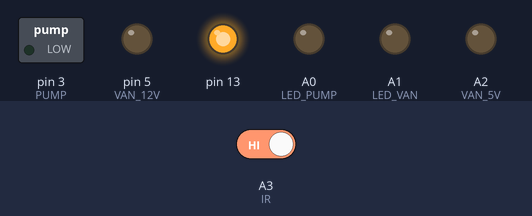
A sketch run on a simulated Arduino Uno, built with avr-gcc and run on an emulated ATmega328P. Shown: switched loads named in the sketch (green lamp = pin HIGH), output pins drawn as LEDs (lit = HIGH). The test bench sets the inputs (shaded band); at power-on: A3 (IR) HIGH.

Above: at 1.2 s.
1.3 s: A3 (IR) driven LOW
At 1.45 s:
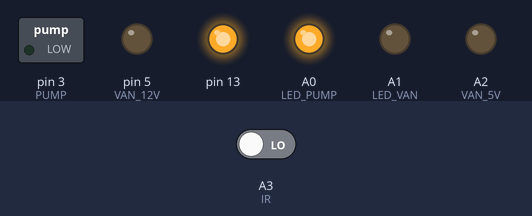
At 2.6 s:
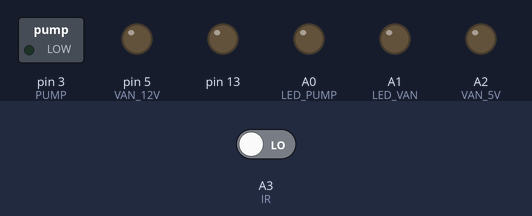
3.1 s: A3 (IR) driven HIGH
At 3.7 s:
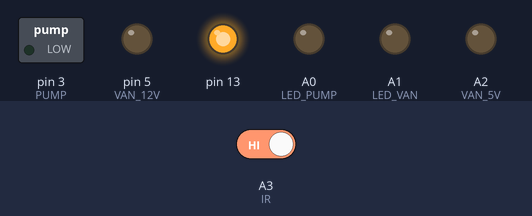
Timing chart, 0 to 6.1 s (numbered marks = the images above; inputs shaded):
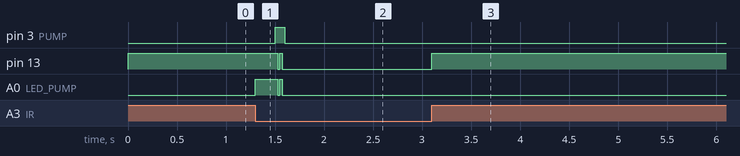

Measured:
- after the input at 1.3 s, pin 3 (PUMP): LOW → HIGH after 0.20 s, → LOW 0.10 s later; pin 13: HIGH → LOW after 0.23 s, → HIGH 0.03 s later, → LOW 0.03 s later; A0 (LED_PUMP): LOW → HIGH at once, → LOW 0.23 s later, → HIGH 0.03 s later, → LOW 0.03 s later
- after the input at 3.1 s, pin 13: LOW → HIGH at once

The sketch:

HandWashMachine.ino
```cpp
#define PUMP 3
#define VAN_12V 5
#define IR  A3
#define VAN_5V A2
#define LED_VAN A1
#define LED_PUMP A0
void ledBlink()
{
  digitalWrite(LED_PUMP,1);
  digitalWrite(13,1);
  delay(25);
  digitalWrite(LED_PUMP,0);
  digitalWrite(13,0);
  delay(25);
}
void setup() {
  pinMode(13,OUTPUT);
  digitalWrite(13,1);
  pinMode(PUMP,OUTPUT);
  digitalWrite(PUMP,0);
  pinMode(VAN_12V,OUTPUT);
  pinMode(VAN_5V,OUTPUT);
  pinMode(LED_VAN,OUTPUT);
  pinMode(LED_PUMP,OUTPUT);
  pinMode(IR,INPUT_PULLUP);

}
//unsigned long timeStart,timeDelay,timeStop;
bool stateIR,laststateIR;
void loop() {
//  while(1)
//  {
//    digitalWrite(PUMP,0);
//      digitalWrite(VAN_5V,0);
//  }

 while(digitalRead(IR)==0){
  delay(2000);
  if(digitalRead(IR)==0){
    for(int i=0;i<10;i++)
      {
        digitalWrite(PUMP,1);
        ledBlink();
      }
      digitalWrite(PUMP,0);
  }
  else {
    digitalWrite(PUMP,0);
    break;
  }
 }
 while (1){
  if(digitalRead(IR)==0)
  {
    laststateIR=stateIR;
    stateIR=1;
    digitalWrite(LED_PUMP,1);
    delay(200);
    if(digitalRead(IR)==0)
    {
      for(int i=0;i<2;i++)
      {
        digitalWrite(PUMP,1);
        ledBlink();
      }
      digitalWrite(PUMP,0);
      while(digitalRead(IR)==0&&laststateIR==0)
      {
        digitalWrite(LED_PUMP,0);
//        ledBlink();
      }
//      delay(50);
      laststateIR=stateIR;
    }

  }
  else
  {
    stateIR=0;
    digitalWrite(PUMP,0);
    digitalWrite(LED_PUMP,0);
    digitalWrite(13,1);
  }

  }
}
```
